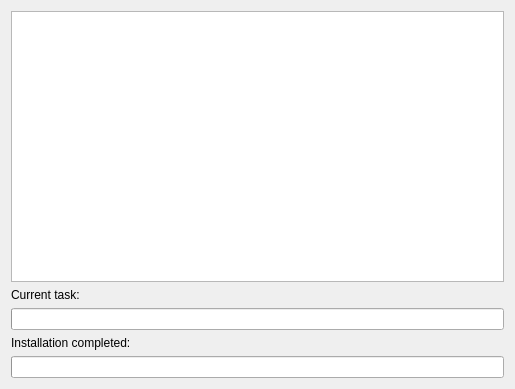
<?xml version="1.0" encoding="UTF-8"?>
<ui version="4.0">
 <class>wpInstallation</class>
 <widget class="QWizardPage" name="wpInstallation">
  <property name="geometry">
   <rect>
    <x>0</x>
    <y>0</y>
    <width>515</width>
    <height>389</height>
   </rect>
  </property>
  <property name="title">
   <string>Installation</string>
  </property>
  <property name="subTitle">
   <string>This may take some time...</string>
  </property>
  <layout class="QVBoxLayout" name="verticalLayout">
   <item>
    <widget class="QListWidget" name="listWidget"/>
   </item>
   <item>
    <widget class="QLabel" name="lblCurrent">
     <property name="text">
      <string>Current task:</string>
     </property>
    </widget>
   </item>
   <item>
    <widget class="QProgressBar" name="progressCurrent"/>
   </item>
   <item>
    <widget class="QLabel" name="lblCompleted">
     <property name="text">
      <string>Installation completed:</string>
     </property>
    </widget>
   </item>
   <item>
    <widget class="QProgressBar" name="progressCompleted"/>
   </item>
  </layout>
 </widget>
 <resources/>
 <connections/>
</ui>
